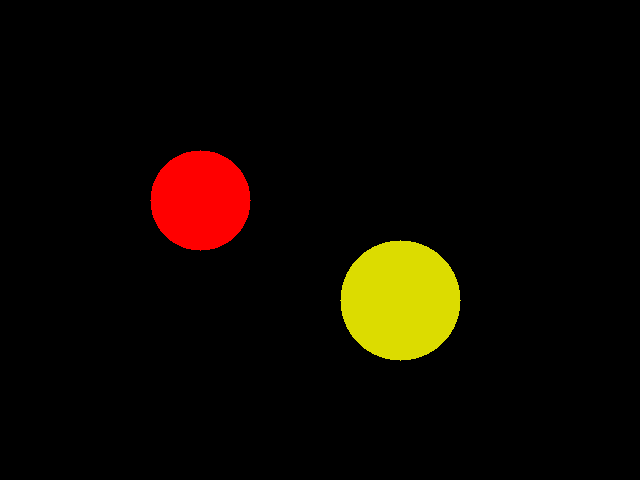
#> input picture images_tomato/img_1.png, 640 x 480 px, given in place of the camera
$ python tomato_infer.py
#> lines starting #> are read from the running program, lines starting #| are printed output that depends on the picture; after the words box and inside, x2 and y2 are one past the last pixel; in counts of white or black regions, pixels touching at a corner belong together
#> in run_camera_detection, frame is the input picture: shape (480, 640, 3); mean B, G, R 0, 8.1, 14.6
import cv2
import numpy as np
import time
import serial  # Bỏ nếu không dùng UART
import logging
from datetime import datetime

# --- Cấu hình Logging ---
logging.basicConfig(
    level=logging.INFO,  # Đổi thành logging.DEBUG để xem log chi tiết hơn
    format='%(asctime)s - %(levelname)s - %(message)s',
    handlers=[
        logging.StreamHandler(),
        logging.FileHandler(f'object_detection_{datetime.now().strftime("%Y%m%d_%H%M%S")}.log')
    ]
)

# --- Cấu hình UART ---
USE_UART = True  # Đặt True nếu muốn dùng UART
UART_PORT = '/dev/ttyUSB0'  # Thay đổi nếu cần
UART_BAUDRATE = 115200
UART_TIMEOUT = 1
ser_instance_global = None

# --- Cấu hình Màu sắc và Xử lý Ảnh ---
LOWER_RED_HSV1 = np.array((0, 100, 80))
UPPER_RED_HSV1 = np.array((10, 255, 255))
LOWER_RED_HSV2 = np.array((160, 100, 80))
UPPER_RED_HSV2 = np.array((180, 255, 255))

LOWER_TARGET_COLOR_HSV = np.array((18, 50, 80))  # Target color (xanh/vàng)
UPPER_TARGET_COLOR_HSV = np.array((38, 255, 255))

# --- THÊM MÀU GREEN-2 ---
# RGB(69, 141, 80) -> HSV khoảng (70, 122, 141)
LOWER_GREEN2_HSV = np.array((65, 80, 70))  # Hơi nới lỏng S và V
UPPER_GREEN2_HSV = np.array((85, 255, 220))  # Hơi nới lỏng S và V
# --------------------------

MEDIAN_BLUR_KERNEL_SIZE = 5
OPENING_KERNEL_SIZE = 5
OPENING_ITERATIONS = 1
DILATE_ITERATIONS_AFTER_OPENING = 5

MIN_CONTOUR_AREA = 800
MIN_SOLIDITY = 0.70
MIN_ASPECT_RATIO = 0.55
MAX_ASPECT_RATIO = 1.45
MIN_EXTENT = 0.40
MIN_CIRCULARITY_RELAXED = 0.60

ENABLE_POST_FILTER_COLOR_CLASSIFICATION = True

CLASSIFY_RED_MIN_HUE1 = 0
CLASSIFY_RED_MAX_HUE1 = 12
CLASSIFY_RED_MIN_HUE2 = 158
CLASSIFY_RED_MAX_HUE2 = 180
CLASSIFY_RED_MIN_SATURATION = 80
CLASSIFY_RED_MIN_VALUE = 70

CLASSIFY_TARGET_MIN_HUE = 18
CLASSIFY_TARGET_MAX_HUE = 40
CLASSIFY_TARGET_MIN_SATURATION = 50
CLASSIFY_TARGET_MIN_VALUE = 80

# --- THÊM THAM SỐ PHÂN LOẠI CHO GREEN-2 ---
CLASSIFY_GREEN2_MIN_HUE = 65
CLASSIFY_GREEN2_MAX_HUE = 85
CLASSIFY_GREEN2_MIN_SATURATION = 80
CLASSIFY_GREEN2_MIN_VALUE = 70
# -----------------------------------------

DOMINANT_PIXEL_RATIO_THRESHOLD = 0.40
SIGNIFICANT_PIXEL_RATIO_THRESHOLD = 0.25

SHOW_FINAL_RESULT_IMAGE_ONLY = True
ONLY_DETECT_LARGEST_CONTOUR = True


def init_uart_if_needed():
    global ser_instance_global
    if USE_UART and (ser_instance_global is None or not ser_instance_global.is_open):
        try:
            ser_instance_global = serial.Serial(UART_PORT, UART_BAUDRATE, timeout=UART_TIMEOUT)
            if ser_instance_global.is_open:
                logging.info(f"Đã kết nối UART: {UART_PORT}")
            else:
                logging.error(f"Không thể mở UART: {UART_PORT}")
                ser_instance_global = None
        except serial.SerialException as e:
            logging.error(f"Lỗi UART: {e}")
            ser_instance_global = None
    return ser_instance_global


def send_object_data_uart(color_code, center_x, center_y, radius):
    global ser_instance_global
    if not USE_UART: return

    if ser_instance_global and ser_instance_global.is_open:
        data = f"{color_code},{center_x},{center_y},{radius}\n"
        try:
            ser_instance_global.write(data.encode())
            if color_code == 0 and center_x == 0 and center_y == 0 and radius == 0:
                logging.debug(f"Sent UART (No Detection): {data.strip()}")
            else:
                logging.info(f"Sent UART (Detection): {data.strip()}")
        except serial.SerialException as e:
            logging.error(f"Lỗi gửi UART: {e}")
    else:
        if not ser_instance_global:
            logging.warning("UART send: ser_instance_global is None.")
        elif not ser_instance_global.is_open:
            logging.warning("UART send: ser_instance_global is not open.")


# CẬP NHẬT HÀM get_dominant_color_in_roi ĐỂ XỬ LÝ 3 MÀU
def get_dominant_color_in_roi(hsv_image_roi, original_mask_roi):
    total_pixels_in_contour = cv2.countNonZero(original_mask_roi)
    if total_pixels_in_contour == 0: return "unknown", 0, 0, 0

    mean_hsv_roi_val = cv2.mean(hsv_image_roi, mask=original_mask_roi)
    hue_roi, saturation_roi, value_roi = mean_hsv_roi_val[0], mean_hsv_roi_val[1], mean_hsv_roi_val[2]

    # Phân tích màu Đỏ
    is_red_by_mean = ((CLASSIFY_RED_MIN_HUE1 <= hue_roi <= CLASSIFY_RED_MAX_HUE1 or
                       CLASSIFY_RED_MIN_HUE2 <= hue_roi <= CLASSIFY_RED_MAX_HUE2) and
                      saturation_roi >= CLASSIFY_RED_MIN_SATURATION and
                      value_roi >= CLASSIFY_RED_MIN_VALUE)
    temp_mask_red1 = cv2.inRange(hsv_image_roi,
                                 np.array([CLASSIFY_RED_MIN_HUE1, CLASSIFY_RED_MIN_SATURATION, CLASSIFY_RED_MIN_VALUE]),
                                 np.array([CLASSIFY_RED_MAX_HUE1, 255, 255]))
    temp_mask_red2 = cv2.inRange(hsv_image_roi,
                                 np.array([CLASSIFY_RED_MIN_HUE2, CLASSIFY_RED_MIN_SATURATION, CLASSIFY_RED_MIN_VALUE]),
                                 np.array([CLASSIFY_RED_MAX_HUE2, 255, 255]))
    mask_red_pixels_in_roi = cv2.bitwise_or(temp_mask_red1, temp_mask_red2)
    mask_red_pixels_in_roi = cv2.bitwise_and(mask_red_pixels_in_roi, mask_red_pixels_in_roi, mask=original_mask_roi)
    red_pixel_count = cv2.countNonZero(mask_red_pixels_in_roi)
    red_ratio = red_pixel_count / total_pixels_in_contour if total_pixels_in_contour > 0 else 0

    # Phân tích màu Target (Xanh/Vàng)
    is_target_by_mean = (CLASSIFY_TARGET_MIN_HUE <= hue_roi <= CLASSIFY_TARGET_MAX_HUE and
                         saturation_roi >= CLASSIFY_TARGET_MIN_SATURATION and
                         value_roi >= CLASSIFY_TARGET_MIN_VALUE)
    temp_mask_target = cv2.inRange(hsv_image_roi, np.array(
        [CLASSIFY_TARGET_MIN_HUE, CLASSIFY_TARGET_MIN_SATURATION, CLASSIFY_TARGET_MIN_VALUE]),
                                   np.array([CLASSIFY_TARGET_MAX_HUE, 255, 255]))
    mask_target_pixels_in_roi = cv2.bitwise_and(temp_mask_target, temp_mask_target, mask=original_mask_roi)
    target_pixel_count = cv2.countNonZero(mask_target_pixels_in_roi)
    target_ratio = target_pixel_count / total_pixels_in_contour if total_pixels_in_contour > 0 else 0

    # --- THÊM PHÂN TÍCH MÀU GREEN-2 ---
    is_green2_by_mean = (CLASSIFY_GREEN2_MIN_HUE <= hue_roi <= CLASSIFY_GREEN2_MAX_HUE and
                         saturation_roi >= CLASSIFY_GREEN2_MIN_SATURATION and
                         value_roi >= CLASSIFY_GREEN2_MIN_VALUE)
    temp_mask_green2 = cv2.inRange(hsv_image_roi, np.array(
        [CLASSIFY_GREEN2_MIN_HUE, CLASSIFY_GREEN2_MIN_SATURATION, CLASSIFY_GREEN2_MIN_VALUE]),
                                   np.array([CLASSIFY_GREEN2_MAX_HUE, 255, 255]))
    mask_green2_pixels_in_roi = cv2.bitwise_and(temp_mask_green2, temp_mask_green2, mask=original_mask_roi)
    green2_pixel_count = cv2.countNonZero(mask_green2_pixels_in_roi)
    green2_ratio = green2_pixel_count / total_pixels_in_contour if total_pixels_in_contour > 0 else 0
    # ----------------------------------

    logging.debug(f"    ROI Analysis - Mean HSV: H={hue_roi:.1f} S={saturation_roi:.1f} V={value_roi:.1f}")
    logging.debug(f"      Red: is_mean_match={is_red_by_mean}, ratio={red_ratio:.2f}")
    logging.debug(f"      Target: is_mean_match={is_target_by_mean}, ratio={target_ratio:.2f}")
    logging.debug(f"      Green-2: is_mean_match={is_green2_by_mean}, ratio={green2_ratio:.2f}")  # Thêm log

    # Logic quyết định màu chủ đạo (đơn giản hóa: ưu tiên màu có tỷ lệ cao nhất nếu đạt ngưỡng)
    # Tạo danh sách các ứng viên màu
    candidates = []
    if is_red_by_mean:
        candidates.append({"name": "red", "ratio": red_ratio})
    if is_target_by_mean:
        candidates.append({"name": "target_color", "ratio": target_ratio})
    if is_green2_by_mean:  # Thêm green-2
        candidates.append({"name": "green-2", "ratio": green2_ratio})

    # Sắp xếp các ứng viên theo tỷ lệ giảm dần
    candidates.sort(key=lambda x: x["ratio"], reverse=True)

    # Kiểm tra ứng viên hàng đầu
    if candidates and candidates[0]["ratio"] >= DOMINANT_PIXEL_RATIO_THRESHOLD:
        logging.debug(f"    Decision: {candidates[0]['name']} (dominant with ratio {candidates[0]['ratio']:.2f})")
        return candidates[0]["name"], hue_roi, saturation_roi, value_roi

    # Nếu không có màu nào dominant, kiểm tra màu significant (ít chặt chẽ hơn)
    # (Logic này có thể cần điều chỉnh thêm để tránh xung đột nếu nhiều màu significant)
    if candidates:  # Kiểm tra theo thứ tự đã sắp xếp
        for cand in candidates:
            if cand["ratio"] >= SIGNIFICANT_PIXEL_RATIO_THRESHOLD:
                logging.debug(
                    f"    Decision: {cand['name']} (significant with ratio {cand['ratio']:.2f}, no clear dominant)")
                return cand["name"], hue_roi, saturation_roi, value_roi

    # Logic cũ (có thể giữ lại một phần nếu logic trên chưa đủ tốt, nhưng sẽ phức tạp)
    # Cân nhắc: Logic cũ khá phức tạp để mở rộng cho 3+ màu. Logic mới ở trên đơn giản hơn.
    # Nếu bạn muốn giữ logic cũ và mở rộng, bạn sẽ cần nhiều câu lệnh if/elif lồng nhau hơn.
    # Ví dụ:
    # if is_red_by_mean and red_ratio >= DOMINANT_PIXEL_RATIO_THRESHOLD:
    #   is_target_also_strong = is_target_by_mean and target_ratio >= SIGNIFICANT_PIXEL_RATIO_THRESHOLD
    #   is_green2_also_strong = is_green2_by_mean and green2_ratio >= SIGNIFICANT_PIXEL_RATIO_THRESHOLD
    #   if is_target_also_strong and target_ratio > red_ratio * 0.8: # Nếu target cũng mạnh
    #       pass # Bỏ qua, để target kiểm tra
    #   elif is_green2_also_strong and green2_ratio > red_ratio * 0.8: # Nếu green2 cũng mạnh
    #       pass # Bỏ qua, để green2 kiểm tra
    #   else:
    #       return "red", hue_roi, saturation_roi, value_roi
    # ... và tương tự cho target_color và green-2, rất phức tạp.

    logging.debug("    Decision: Unknown (final fallback)")
    return "unknown", hue_roi, saturation_roi, value_roi


def process_video_frame(frame):
    if frame is None: return None, None

    img = cv2.resize(frame, (640, 480), interpolation=cv2.INTER_AREA)
    original_img_display = img.copy()

    blur = cv2.medianBlur(img, MEDIAN_BLUR_KERNEL_SIZE)
    hsv_image = cv2.cvtColor(blur, cv2.COLOR_BGR2HSV)
#> hsv_image: shape (480, 640, 3); mean H, S, V 1.1, 15.9, 14.6

    mask_r1 = cv2.inRange(hsv_image, LOWER_RED_HSV1, UPPER_RED_HSV1)
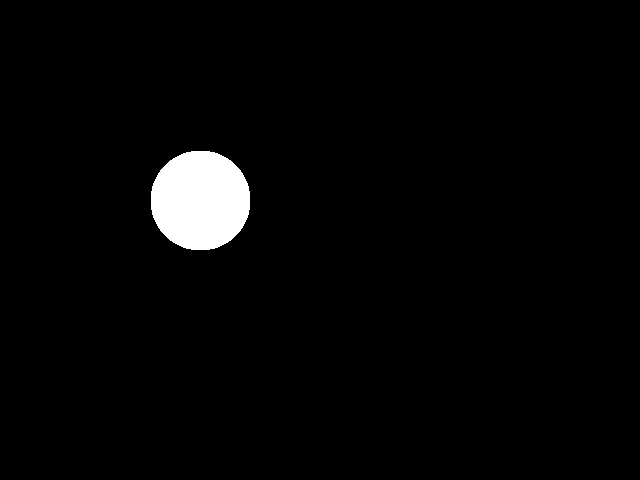
#> mask_r1: shape (480, 640); 2.6% white; 1 white region, box (x1, y1, x2, y2) and area: (151, 151, 250, 250) 7841
    mask_r2 = cv2.inRange(hsv_image, LOWER_RED_HSV2, UPPER_RED_HSV2)
#> mask_r2: shape (480, 640); every value is 0
    mask_red_initial = cv2.bitwise_or(mask_r1, mask_r2)
    mask_target_color_initial = cv2.inRange(hsv_image, LOWER_TARGET_COLOR_HSV, UPPER_TARGET_COLOR_HSV)
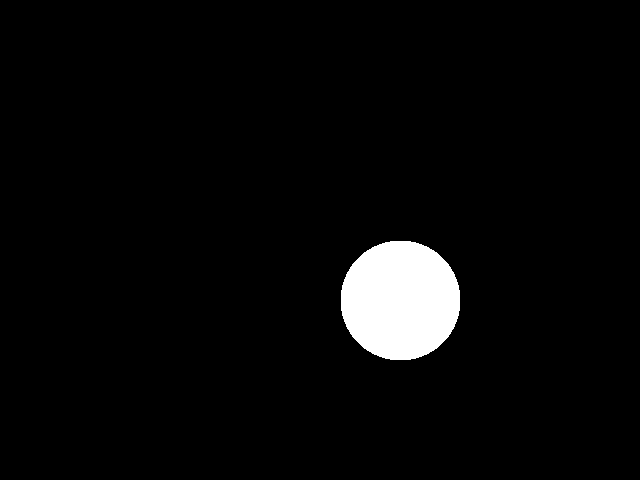
#> mask_target_color_initial: shape (480, 640); 3.7% white; 1 white region, box (x1, y1, x2, y2) and area: (341, 241, 460, 360) 11285

    # --- THÊM MASK CHO GREEN-2 ---
    mask_green2_initial = cv2.inRange(hsv_image, LOWER_GREEN2_HSV, UPPER_GREEN2_HSV)
    # ----------------------------

    # Kết hợp các mask lại
    combined_mask_rg = cv2.bitwise_or(mask_red_initial, mask_target_color_initial)
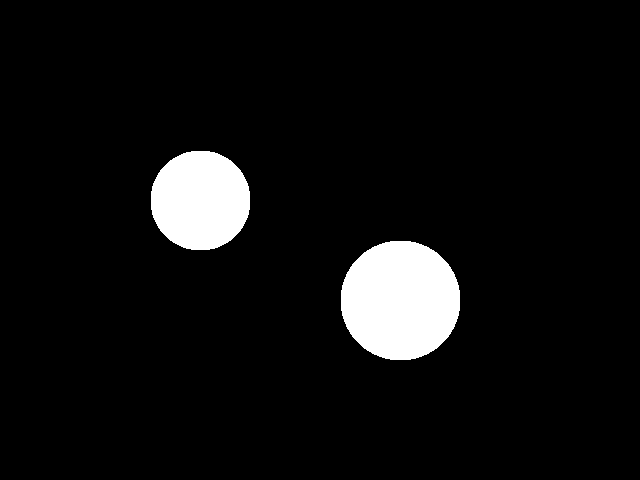
#> combined_mask_rg: shape (480, 640); 6.2% white; 2 white regions, box (x1, y1, x2, y2) and area: (341, 241, 460, 360) 11285, (151, 151, 250, 250) 7841
    combined_mask = cv2.bitwise_or(combined_mask_rg, mask_green2_initial)  # Thêm mask green-2

    kernel = cv2.getStructuringElement(cv2.MORPH_ELLIPSE, (OPENING_KERNEL_SIZE, OPENING_KERNEL_SIZE))
    opened_mask = cv2.morphologyEx(combined_mask, cv2.MORPH_OPEN, kernel, iterations=OPENING_ITERATIONS)
    dilated_mask = cv2.dilate(opened_mask, None, iterations=DILATE_ITERATIONS_AFTER_OPENING)
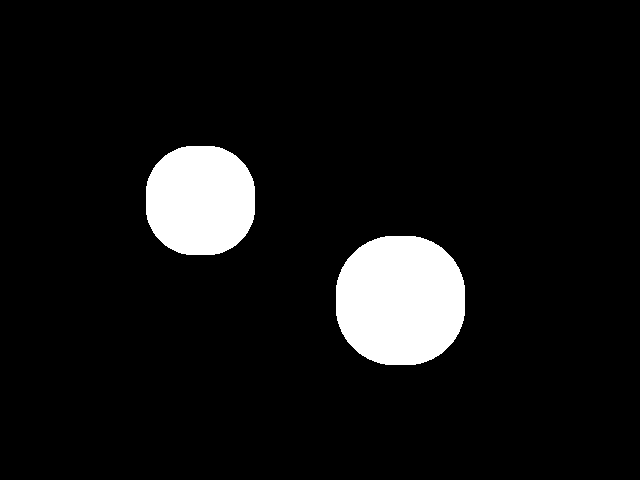
#> dilated_mask: shape (480, 640); 7.7% white; 2 white regions

    contours, _ = cv2.findContours(dilated_mask, cv2.RETR_EXTERNAL, cv2.CHAIN_APPROX_SIMPLE)
#> contours = 2 contours; box (x1, y1, x2, y2) and area: (336, 236, 465, 365) 13576, (146, 146, 255, 255) 9760
    valid_contours_data = []

    if contours:
        for i, cnt in enumerate(contours):
            area = cv2.contourArea(cnt)
            if area < MIN_CONTOUR_AREA: continue
            x_b, y_b, w_b, h_b = cv2.boundingRect(cnt)
            if w_b == 0 or h_b == 0: continue
            aspect_ratio = float(w_b) / h_b
            if not (MIN_ASPECT_RATIO <= aspect_ratio <= MAX_ASPECT_RATIO): continue
            rect_area = w_b * h_b
            extent = float(area) / rect_area if rect_area > 0 else 0
            if extent < MIN_EXTENT: continue
            hull = cv2.convexHull(cnt)
            hull_area = cv2.contourArea(hull)
            solidity = float(area) / hull_area if hull_area > 0 else 0
            if solidity < MIN_SOLIDITY: continue
            perimeter = cv2.arcLength(cnt, True)
            circularity = 4 * np.pi * (area / (perimeter * perimeter)) if perimeter > 0 else 0
            if circularity < MIN_CIRCULARITY_RELAXED: continue

            logging.debug(f"Contour {i} PASSED SHAPE. Area:{area:.0f}, AR:{aspect_ratio:.2f}")
            (x_mc, y_mc), radius_mc = cv2.minEnclosingCircle(cnt)
            center_2d_mc = (int(x_mc), int(y_mc))
            radius_px_mc = int(radius_mc)
            detected_color_type = "generic_shape"  # Mặc định

            if ENABLE_POST_FILTER_COLOR_CLASSIFICATION:
                contour_roi_mask = np.zeros(dilated_mask.shape, dtype="uint8")
                cv2.drawContours(contour_roi_mask, [cnt], -1, 255, -1)
                if cv2.countNonZero(contour_roi_mask) == 0:
                    logging.debug(f"  Contour {i} has zero pixels in ROI mask, skipping color classification.")
                    continue
                hsv_image_roi_pixels = cv2.bitwise_and(hsv_image, hsv_image, mask=contour_roi_mask)
                # Hàm get_dominant_color_in_roi đã được cập nhật
                detected_color_type, _, _, _ = get_dominant_color_in_roi(hsv_image_roi_pixels, contour_roi_mask)
                logging.debug(f"  Contour {i} CLASSIFIED as {detected_color_type}")

            if detected_color_type != "unknown" and detected_color_type != "generic_shape":
                valid_contours_data.append({
                    'contour': cnt, 'area': area, 'center_2d': center_2d_mc,
                    'radius_px': radius_px_mc, 'type': detected_color_type
                })
            else:
                logging.debug(f"  Contour {i} resulted in UNKNOWN/GENERIC post-classification, not added.")
#> this loop made 2 passes
#> (area, x_b, y_b, w_b, h_b, aspect_ratio, rect_area, extent) on pass 2: (9760, 146, 146, 109, 109, 1, 11881, 0.821)
#> (area, x_b, y_b, w_b, h_b, aspect_ratio, rect_area, extent) on pass 1: (13576, 336, 236, 129, 129, 1, 16641, 0.816)
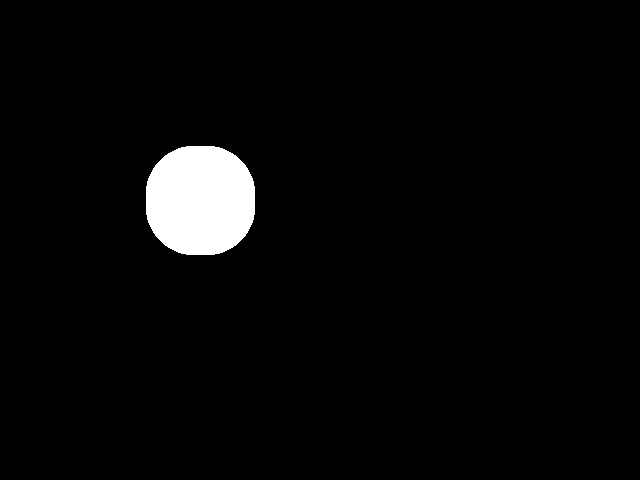
#> contour_roi_mask: shape (480, 640); 3.2% white; 1 white region, box (x1, y1, x2, y2) and area: (146, 146, 255, 255) 9921
#> after the loop, valid_contours_data = 2 items

    detected_objects_final = []
    if valid_contours_data:
        if ONLY_DETECT_LARGEST_CONTOUR:
            valid_contours_data.sort(key=lambda x: x['area'], reverse=True)
            if valid_contours_data: detected_objects_final.append(valid_contours_data[0])
        else:
            detected_objects_final = valid_contours_data

        for data in detected_objects_final:
            center_2d = data['center_2d']
            radius_px = data['radius_px']
            obj_type = data['type']

            draw_color = (128, 128, 128)  # Xám cho unknown/generic
            color_code_to_send = 0
            display_name = "Unknown"

            if obj_type == "red":
                draw_color = (0, 0, 255)  # Đỏ (BGR)
                color_code_to_send = 2
                display_name = "Do (2)"
            elif obj_type == "target_color":
                draw_color = (0, 255, 255)  # Vàng (BGR)
                color_code_to_send = 1
                display_name = "Xanh/Vang (1)"
            # --- THÊM XỬ LÝ CHO GREEN-2 ---
            elif obj_type == "green-2":
                draw_color = (0, 255, 0)  # Xanh lá cây (BGR)
                color_code_to_send = 3  # Mã UART là 3
                display_name = "Xanh-2 (3)"  # Tên hiển thị
            # --------------------------------

            cv2.circle(original_img_display, center_2d, radius_px, draw_color, 2)
            cv2.circle(original_img_display, center_2d, 3, (255, 0, 0), -1)

            info_text = f"{display_name} R:{radius_px}"
            cv2.putText(original_img_display, info_text,
                        (center_2d[0] - radius_px, center_2d[1] - radius_px - 10),
                        cv2.FONT_HERSHEY_SIMPLEX, 0.5, draw_color, 2)

            if USE_UART:
                send_object_data_uart(color_code_to_send, center_2d[0], center_2d[1], radius_px)
#> this loop made 1 pass
#> (center_2d, radius_px, obj_type, draw_color, color_code_to_send, display_name, info_text) on pass 1: ((400, 300), 67, 'target_color', (0, 255, 255), 1, 'Xanh/Vang (1)', 'Xanh/Vang (1) R:67')

    if not detected_objects_final and USE_UART:
        send_object_data_uart(0, 0, 0, 0)

    return detected_objects_final, original_img_display


def run_camera_detection(camera_id=0, target_fps=10, max_retries=3):
    global ser_instance_global
    retry_count = 0

    if USE_UART: init_uart_if_needed()

    while retry_count <= max_retries:
        cap = cv2.VideoCapture(camera_id)
        if not cap.isOpened():
            logging.error(f"Không thể mở camera {camera_id}")
            retry_count += 1
            if retry_count <= max_retries:
                logging.info(f"Thử lại sau 5s... ({retry_count}/{max_retries})")
                time.sleep(5)
                continue
            else:
                logging.error("Vượt quá số lần thử lại camera.")
                return

        logging.info(f"Bắt đầu nhận diện từ camera {camera_id}. Nhấn 'q' để thoát.")
        frame_count_interval = 0
        start_time_fps_calc = time.time()
        consecutive_read_errors = 0
        max_consecutive_read_errors = 30

        while True:
            ret, frame = cap.read()
            if not ret:
                consecutive_read_errors += 1
                logging.warning(f"Không đọc được frame (Lỗi liên tiếp: {consecutive_read_errors})")
                if consecutive_read_errors >= max_consecutive_read_errors:
                    logging.error("Quá nhiều lỗi đọc frame, reset camera.")
                    break
                time.sleep(0.05)
                continue
            consecutive_read_errors = 0

            try:
                results, result_image = process_video_frame(frame)
#> results = 1 item

                if result_image is not None and SHOW_FINAL_RESULT_IMAGE_ONLY:
                    cv2.imshow("Object Detection", result_image)

                frame_count_interval += 1
                if frame_count_interval >= target_fps * 2:  # Log FPS mỗi 2s
                    elapsed_time = time.time() - start_time_fps_calc
                    if elapsed_time > 0:
                        current_fps_val = frame_count_interval / elapsed_time
                        logging.info(
                            f"FPS (ước lượng): {current_fps_val:.1f} ({frame_count_interval} frames / {elapsed_time:.2f}s)")
                    frame_count_interval = 0
                    start_time_fps_calc = time.time()

            except Exception as e:
                logging.error(f"Lỗi xử lý frame: {e}", exc_info=True)

            key = cv2.waitKey(1) & 0xFF
#> (key q is pressed here)
            if key == ord('q'):
                logging.info("Người dùng thoát.")
                if cap.isOpened(): cap.release()
                if USE_UART and ser_instance_global and ser_instance_global.is_open: ser_instance_global.close()
                cv2.destroyAllWindows()
                return
            elif key == ord('s') and result_image is not None:
                fname = f"capture_{datetime.now().strftime('%Y%m%d_%H%M%S_%f')}.png"
                cv2.imwrite(fname, result_image)
                logging.info(f"Đã lưu ảnh: {fname}")

        if cap.isOpened(): cap.release()
        retry_count += 1
        if retry_count <= max_retries:
            logging.info(f"Reset camera. Thử lại {retry_count}/{max_retries}")
            time.sleep(2)
        else:
            logging.error("Vượt quá số lần thử lại camera.")

    if USE_UART and ser_instance_global and ser_instance_global.is_open: ser_instance_global.close()
    cv2.destroyAllWindows()
    logging.info("Kết thúc chương trình.")


if __name__ == "__main__":
    logging.info("Khởi chạy chương trình phát hiện đối tượng.")
    # Để debug chi tiết, đổi logging.INFO ở đầu thành logging.DEBUG
    # logging.getLogger().setLevel(logging.DEBUG) # Hoặc dùng dòng này

    run_camera_detection(camera_id=0, target_fps=10, max_retries=3)
